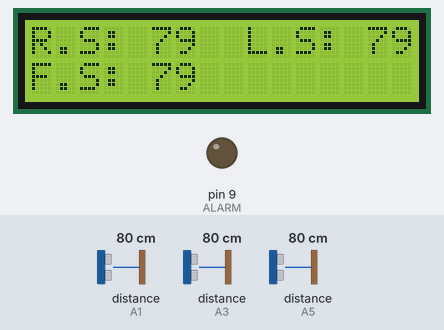
A sketch run on a simulated Arduino Uno, built with avr-gcc and run on an emulated ATmega328P. On the bench: 16×2 character LCD, output pins drawn as LEDs (lit = HIGH). Wiring (inferred from the names in the program): 3 × ultrasonic range finder: trigger A0, echo A1 / trigger A2, echo A3 / trigger A4, echo A5. Dashed ring = blinking. Inputs (shaded band) come from the test bench; at power-on: distance to the obstacle (sensors on A1, A3, A5) 80 cm. The echo pulse lasts 58.3 µs per cm; pins used as bus, display or sensor lines are not drawn; what the sketch prints to the serial monitor is not drawn.

Above: at 10.2 s.
10.3 s: distance to the obstacle (sensor on A1) set to 55 cm
At 11.4 s:
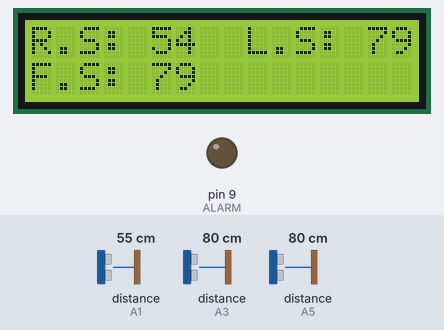
14.3 s: distance to the obstacle (sensor on A1) set to 47 cm
At 16.6 s:
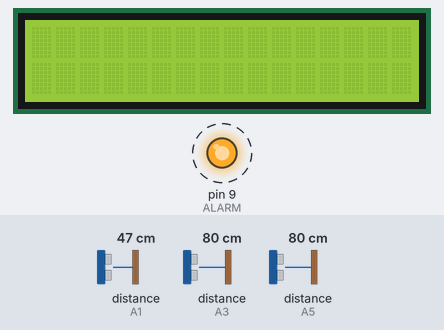
18.3 s: distance to the obstacle (sensor on A3) set to 2 cm
At 20.5 s:
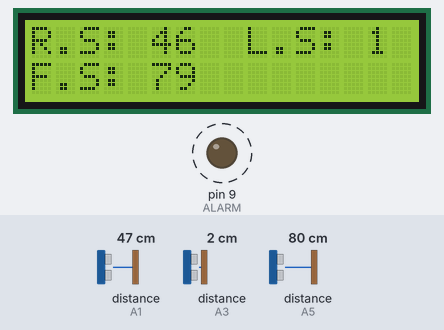
22.2 s: distance to the obstacle (sensor on A5) set to 2 cm
At 23.6 s:
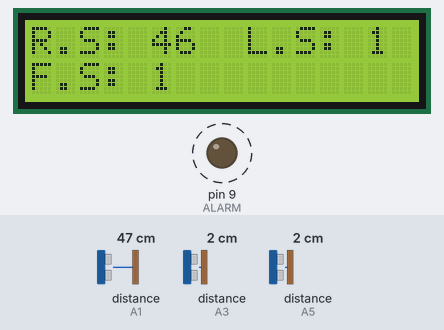
25.3 s: distance to the obstacle (sensor on A3) set to 4 cm
At 26.6 s:
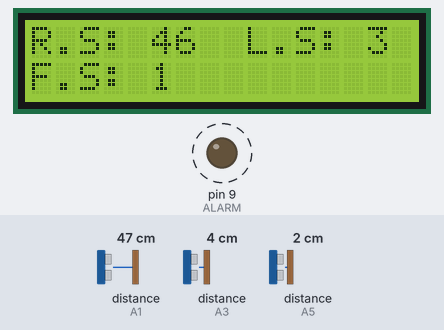
28.3 s: distance to the obstacle (sensor on A5) set to 4 cm
At 29.6 s:
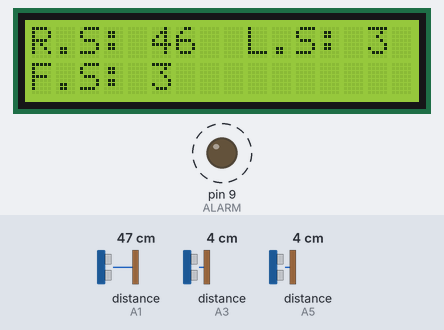
Timing chart, 0 to 32.3 s (numbered marks = the images above; inputs shaded):
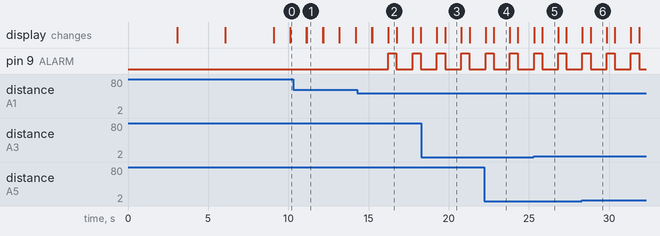

The sketch:

ArduinoCodeOfObjectDetrctionWarningSystem.ino
```cpp
 #include <LiquidCrystal.h>

LiquidCrystal lcd(7, 6, 5, 4, 3, 2);

#define trigPin1 A0
#define echoPin1 A1
#define trigPin2 A2
#define echoPin2 A3
#define trigPin3 A4
#define echoPin3 A5

int ALARM = 9;
long duration, distance, FIRSTSensor, SECONDSensor, THIRDSensor;

void setup() {
  lcd.begin(16, 2);
  Serial.begin(9600);
  lcd.clear();

  pinMode(trigPin1, OUTPUT);
  pinMode(echoPin1, INPUT);
  pinMode(trigPin2, OUTPUT);
  pinMode(echoPin2, INPUT);
  pinMode(trigPin3, OUTPUT);
  pinMode(echoPin3, INPUT);
  pinMode(ALARM, OUTPUT);

  digitalWrite(ALARM, LOW);
  lcd.setCursor(0, 0); lcd.print("Object Detection");
  lcd.setCursor(0, 1); lcd.print("Warning system");
  delay(3000); lcd.clear();
  lcd.setCursor(0, 0); lcd.print("3 HC-SR04");
  lcd.setCursor(0, 1); lcd.print("Ultrasonic");
  delay(3000); lcd.clear();
  lcd.setCursor(0, 0); lcd.print("Sensors With");
  lcd.setCursor(0, 1); lcd.print("Arduino");
  delay(3000); lcd.clear();
}

void loop() {
  // Read sensor data
  SonarSensor(trigPin1, echoPin1);
  FIRSTSensor = distance;
  SonarSensor(trigPin2, echoPin2);
  SECONDSensor = distance;
  SonarSensor(trigPin3, echoPin3);
  THIRDSensor = distance;

  digitalWrite(ALARM, LOW);

  // Print sensor data to serial monitor
  Serial.print("S1: "); Serial.println(FIRSTSensor); delayMicroseconds(10);
  Serial.print("S2: "); Serial.println(SECONDSensor); delayMicroseconds(10);
  Serial.print("S3: "); Serial.println(THIRDSensor); delayMicroseconds(10);

  // Display sensor data on LCD
  lcd.setCursor(0, 0); lcd.print("R.S: "); lcd.print(FIRSTSensor);
  lcd.setCursor(9, 0); lcd.print("L.S: "); lcd.print(SECONDSensor);
  lcd.setCursor(0, 1); lcd.print("F.S: "); lcd.print(THIRDSensor);
  delay(1000); lcd.clear();

  // Check distances and trigger alarm if needed
  if ((FIRSTSensor >= 10) && (FIRSTSensor <= 50)) {
    digitalWrite(ALARM, HIGH); delay(500);
  }
  if ((SECONDSensor >= 10) && (SECONDSensor <= 50)) {
    digitalWrite(ALARM, HIGH); delay(500);
  }
  if ((THIRDSensor >= 10) && (THIRDSensor <= 50)) {
    digitalWrite(ALARM, HIGH); delay(500);
  }
}

// SonarSensor function to calculate distance
void SonarSensor(int trigPin, int echoPin) {
  digitalWrite(trigPin, LOW);
  delayMicroseconds(2);
  digitalWrite(trigPin, HIGH);
  delayMicroseconds(10);
  digitalWrite(trigPin, LOW);
  duration = pulseIn(echoPin, HIGH);
  distance = (duration / 2) / 29.1;
}
```

Measured:
- the behaviour switches between 52 and 51 cm on distance to the obstacle (sensor on A1) (found by bisection; images 1 and 2)
- after the input at 10.3 s, the display: first differs from a run without the input after 0.84 s (image 1)
- after the input at 14.3 s, pin 9 (ALARM): alternates HIGH for 0.51 s and LOW for 1.0 s, starting after 1.9 s; the display: first differs from a run without the input after 0.92 s (image 2 shows a later state)
- after the input at 18.3 s, the display: first differs from a run without the input after 1.5 s (image 3)
- after the input at 22.2 s, the display: first differs from a run without the input after 0.60 s (image 4)
- after the input at 25.3 s, the display: first differs from a run without the input after 0.53 s (image 5)
- after the input at 28.3 s, the display: first differs from a run without the input after 0.55 s (image 6)
